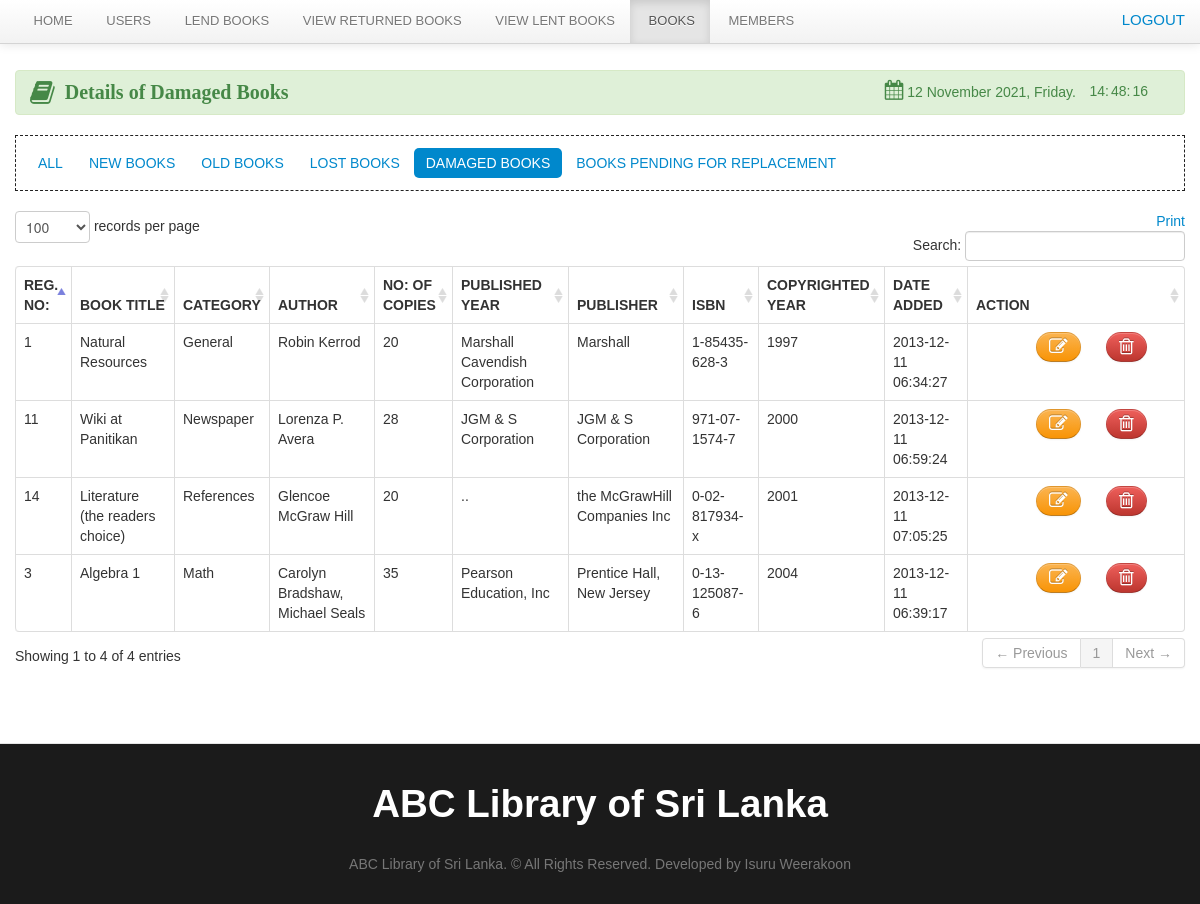
The app's page /librarian/damage.php with its own data.
### tables this page shows
CREATE TABLE `book` (
  `book_id` int(11) NOT NULL,
  `book_title` varchar(100) NOT NULL,
  `category_id` int(50) NOT NULL,
  `author` varchar(50) NOT NULL,
  `book_copies` int(11) NOT NULL,
  `book_pub` varchar(100) NOT NULL,
  `publisher_name` varchar(100) NOT NULL,
  `isbn` varchar(50) NOT NULL,
  `copyright_year` int(11) NOT NULL,
  `date_added` datetime NOT NULL,
  `status` varchar(30) NOT NULL
);

CREATE TABLE `category` (
  `category_id` int(11) NOT NULL,
  `classname` varchar(50) DEFAULT NULL
);

### librarian/damage.php (the view, shortened to what this page needs)
<?php include('header.php'); ?>
<?php include('navbar_books.php'); ?>
	<div class="container">
		<div class="margin-top">
			<div class="row">
				<div class="span12">
					<br>
					<div class="alert alert-success">
						<strong style="font-family: 'Arial Black', arial-black;font-size: 20px;"><i class="icon-book icon-large"></i>&nbsp;&nbsp;Details of Damaged Books</strong>
						<div class="pull-right">
							<table>
								<tr>
									<td><i class="icon-calendar icon-small" style="font-size: 20px;"></i>
                                        <?php
                                            $Today = date('y:m:d');
                                            $new = date('d F Y, l', strtotime($Today));
                                            echo $new.'.  ';
                                        ?>&nbsp;&nbsp;</td>
									<td id="Hour"></td>
									<td id="Minut"></td>
									<td id="Second"></td>
							</table>
						</div>
					</div>
					<ul class="nav nav-pills">
						<li><a href="books.php">All</a></li>
						<li><a href="new_books.php">New Books</a></li>
						<li><a href="old_books.php">Old Books</a></li>
						<li><a href="lost.php">Lost Books</a></li>
						<li class="active"><a href="damage.php">Damaged Books</a></li>
						<li><a href="sub_rep.php">Books Pending for Replacement</a></li>
					</ul>
					<table cellpadding="0" cellspacing="0" border="0" class="table  table-bordered" id="example">
						<div class="pull-right">
							<a href="" onclick="window.print()" class="btn-default"> Print</a>
						</div>
						<thead>
						<tr>
							<th>Reg. No:</th>
							<th>Book Title</th>
							<th>Category</th>
							<th>Author</th>
							<th class="action">No: of Copies</th>
							<th>Published Year</th>
							<th>Publisher</th>
							<th>ISBN</th>
							<th>Copyrighted Year</th>
							<th>Date Added</th>
							<th class="action">Action</th>
						</tr>
						</thead>
						<tbody>
                        <?php  $user_query = mysqli_query($connect,"select * from book where status = 'Damaged'")or die("Query Failed -> ".mysqli_error($connect));
                            while($row=mysqli_fetch_array($user_query)){
                                $id=$row['book_id'];
                                $cat_id=$row['category_id'];
                                $cat_query = mysqli_query($connect,"select * from category where category_id = '$cat_id'")or die("Query Failed -> ".mysqli_error($connect));
                                $cat_row = mysqli_fetch_array($cat_query);
                                ?>
								<tr class="del<?php echo $id ?>">
									<td><?php echo $row['book_id']; ?></td>
									<td><?php echo $row['book_title']; ?></td>
									<td><?php echo $cat_row ['classname']; ?> </td>
									<td><?php echo $row['author']; ?> </td>
									<td class="action"><?php echo $row['book_copies']; ?> </td>
									<td><?php echo $row['book_pub']; ?></td>
									<td><?php echo $row['publisher_name']; ?></td>
									<td><?php echo $row['isbn']; ?></td>
									<td><?php echo $row['copyright_year']; ?></td>
									<td><?php echo $row['date_added']; ?></td>
									<td class="action">
										<div class="span2">
											<a rel="tooltip"  title="Delete" id="<?php echo $id; ?>" href="#delete_book<?php echo $id; ?>" data-toggle="modal" class="btn btn-danger"><i class="icon-trash icon-large"></i></a>
											<div class="span1">
												<a rel="tooltip"  title="Edit" id="e<?php echo $id; ?>" href="#edit<?php echo $id; ?>" data-toggle="modal" class="btn btn-warning">   <i class="icon-edit icon-large"></i></a>
											</div></div>
									</td>
								</tr>
                            <?php  }  ?>
						</tbody>
					</table>
				</div>
			</div>
		</div>
	</div>
<?php include('footer.php') ?>

### css/docs.css (style rules this page uses)
body { font-family:'TR Century Gothic',Helvetica,Arial,sans-serif !important; }
.btn { border-radius: 25px !important; }
.alert { text-shadow: none; }
.nav-tabs, .nav-pills { border: 1px dashed #222 !important; padding: 10px; }
th { text-transform:uppercase; }
.nav li a { text-transform:uppercase; }
.margin-top { margin-top:50px; }
body { background: url(../img/grid_noise.png); position: relative; }

### css/print.css (style rules this page uses)
.action { display:none; }
th { text-align:left; }
td { text-align:left; border-top:1px solid; padding:2px; }
.btn { display:none; }
.alert { display:none; }
body { font-family:arial; font-size:13px; }
.nav { display:none; }

### records on screen
book: book_id "1", book_title "Natural Resources", category.classname "General", author "Robin Kerrod", book_copies "20", book_pub "Marshall Cavendish Corporation", publisher_name "Marshall", isbn "1-85435-628-3", copyright_year "1997", date_added "2013-12-11 06:34:27"
book: book_id "3", book_title "Algebra 1", category.classname "Math", author "Carolyn Bradshaw, Michael Seals", book_copies "35", book_pub "Pearson Education, Inc", publisher_name "Prentice Hall, New Jersey", isbn "0-13-125087-6", copyright_year "2004", date_added "2013-12-11 06:39:17"
book: book_id "11", book_title "Wiki at Panitikan", category.classname "Newspaper", author "Lorenza P. Avera", book_copies "28", book_pub "JGM & S Corporation", publisher_name "JGM & S Corporation", isbn "971-07-1574-7", copyright_year "2000", date_added "2013-12-11 06:59:24"
book: book_id "14", book_title "Literature (the readers choice)", category.classname "References", author "Glencoe McGraw Hill", book_copies "20", book_pub "..", publisher_name "the McGrawHill Companies Inc", isbn "0-02-817934-x", copyright_year "2001", date_added "2013-12-11 07:05:25"
